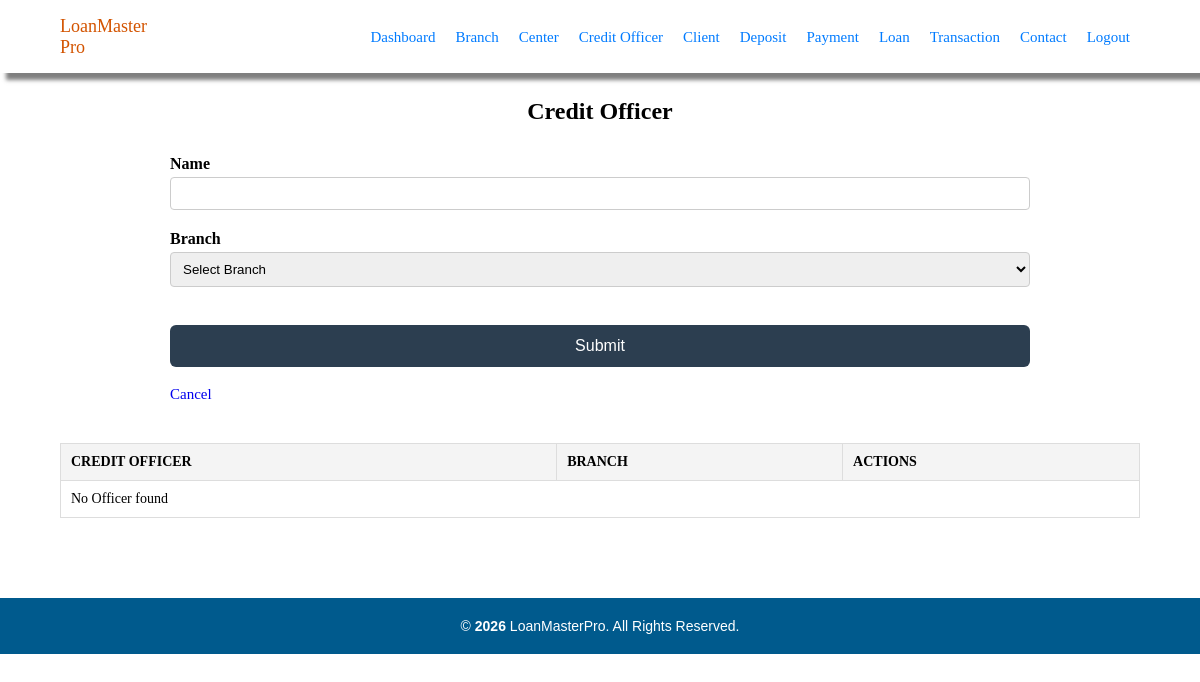
/credit_officer/ (signed in), run on an earlier commit of the app's database.
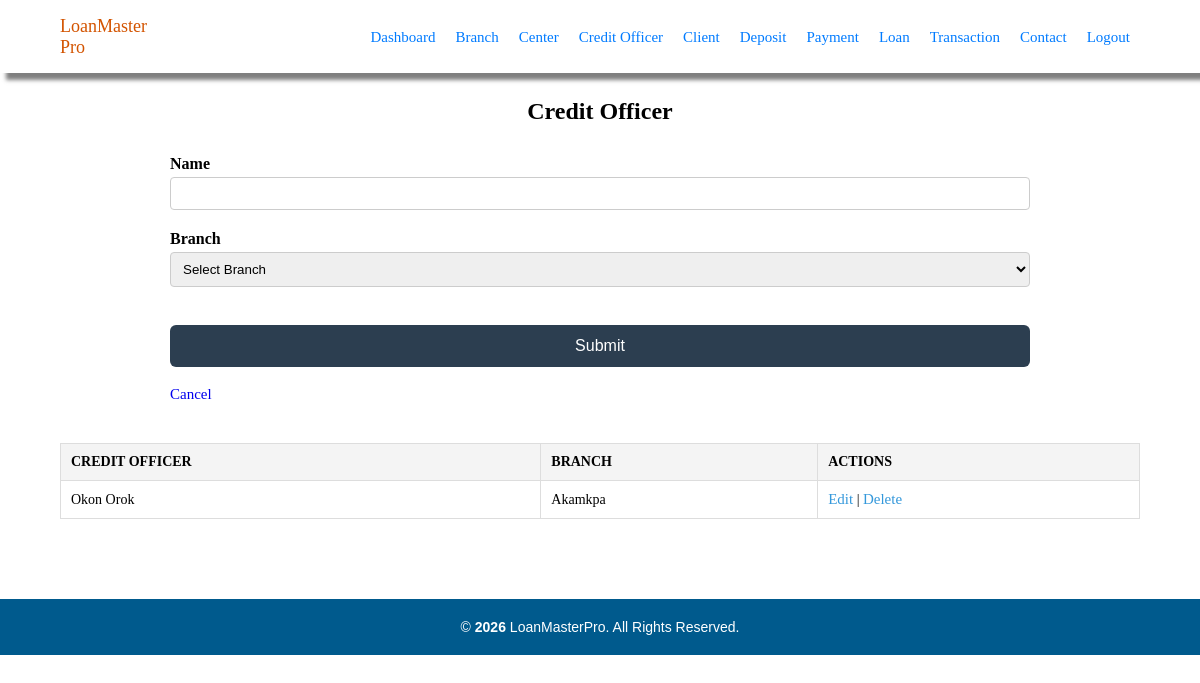
And on a later commit of the database.
### core/models.py (models this page shows, shortened)
class CreditOfficer(models.Model):
    user = models.ForeignKey(User, on_delete=models.CASCADE, null=True)
    name = models.CharField(max_length=200)
    branch = models.ForeignKey(Branch,on_delete=models.CASCADE)

class Branch(models.Model):
    user = models.ForeignKey(User, on_delete=models.CASCADE, null=True)
    name = models.CharField(max_length=200)

### core/views.py (the view)
# urls.py: path('credit_officer/', views.officer_view, name='officer_view'),
def officer_view(request):
    if request.user.is_staff:
        officers = CreditOfficer.objects.all()  # Admin can see all officers
    else:
        officers = CreditOfficer.objects.filter(user=request.user)  # Only officers associated with the user
    branches = Branch.objects.filter(user =request.user)
    if request.method == 'POST':
        name = request.POST.get('name')
        branch_id = request.POST.get('branch')
        branch = Branch.objects.get(id=branch_id)
        officer = CreditOfficer.objects.create(name=name, branch=branch)
        return redirect('officer')
    return render(request, 'credit_officer.html', {'branches': branches, 'officers': officers})

### core/templates/credit_officer.html (shortened to what this page needs)
{% extends 'base.html' %} {% block content %}
<div class="container">
  <br />
  <h2>Credit Officer</h2>
  <form method="POST" action="{% url 'officer_view' %}">
    <div class="form-group">
      <label for="name">Name</label>
      <input type="text" name="name" id="name" />
    </div>
    <div class="form-group">
      <label for="branch">Branch</label>
      <select name="branch" id="branch">
        <option value="">Select Branch</option>
      </select>
    </div>
    <br />
    <div class="form-group">
      <button type="submit">Submit</button>
      <br /><br />
      <a href="{% url 'dashboard' %}">Cancel</a>
    </div>
  </form>
  <div class="desktop-view">
    <table>
      <thead>
        <tr>
          <th>Credit Officer</th>
          <th>Branch</th>
          <th>Actions</th>
        </tr>
      </thead>
      <tbody>
        {% for offic in officers %}
        <tr>
          <td>{{offic.name}}</td>
          <td>{{offic.branch.name}}</td>
          <td>
            <a href="{% url 'edit_officer_view' offic.id %}">Edit</a> |
            <a href="{% url 'delete_officer_view' offic.id %}">Delete</a>
          </td>
        </tr>
        {% empty %}
        <tr>
          <td colspan="5">No Officer found</td>
        </tr>
        {% endfor %}
      </tbody>
    </table>
  </div>
</div>
{% endblock %}

What changed in the data, as far as the page shows it:
added CreditOfficer: name "Okon Orok", branch.name "Akamkpa"
Also different on the page:
text no longer shown: "No Officer found"
